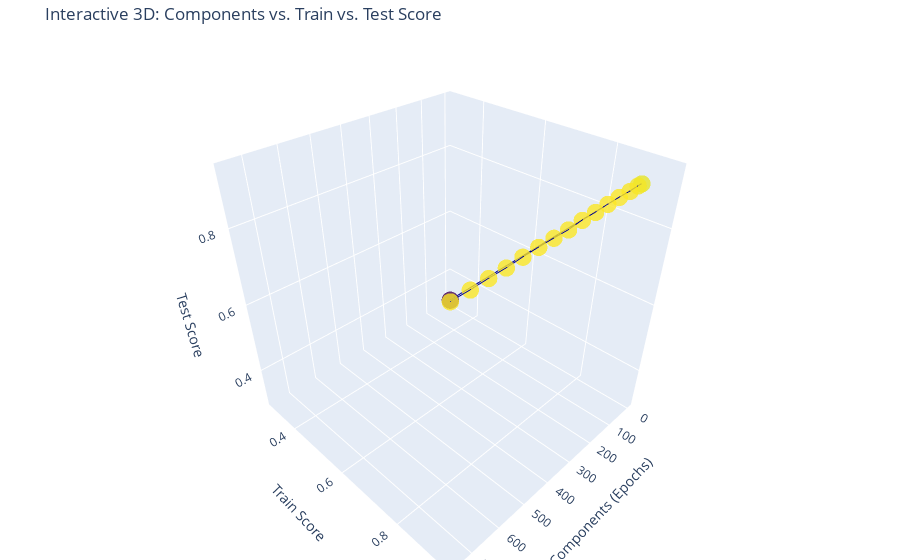

The cell this chart's notebook holds for it:
### Code cell
import plotly.graph_objects as go

# 1. Create the 3D Scatter Plot
fig = go.Figure(data=[go.Scatter3d(
    x=epochs,
    y=pca_train_score,
    z=pca_test_score,
    mode='markers+lines',
    marker=dict(
        size=6,
        color=pca_test_score,    # Color based on test accuracy
        colorscale='Viridis',   # Aesthetic color theme
        opacity=0.8
    ),
    line=dict(
        color='darkblue',
        width=2
    )
)])

# 2. Add Labels
fig.update_layout(
    title='Interactive 3D: Components vs. Train vs. Test Score',
    scene = dict(
        xaxis_title='Components (Epochs)',
        yaxis_title='Train Score',
        zaxis_title='Test Score'
    ),
    margin=dict(l=0, r=0, b=0, t=40)
)

# 3. Render
fig.show()

### Figure 1 — Plotly figure (JSON) as saved in the notebook; plotly's stock layout.template omitted (floating-point values rounded to 4 significant figures)
{"data": [{"line": {"color": "darkblue", "width": 2}, "marker": {"color": [0.3018, 0.9052, 0.919, 0.9235, 0.9262, 0.9275, 0.927, 0.9271, 0.925, 0.9258, 0.926, 0.9257, 0.9247, 0.9251, 0.9247, 0.9246], "colorscale": [[0, "#440154"], [0.1111, "#482878"], [0.2222, "#3e4989"], [0.3333, "#31688e"], [0.4444, "#26828e"], [0.5556, "#1f9e89"], [0.6667, "#35b779"], [0.7778, "#6ece58"], [0.8889, "#b5de2b"], [1, "#fde725"]], "opacity": 0.8, "size": 6}, "mode": "markers+lines", "type": "scatter3d", "x": [1, 51, 101, 151, 201, 251, 301, 351, 401, 451, 501, 551, 601, 651, 701, 751], "y": [0.2972, 0.9058, 0.9205, 0.9274, 0.9298, 0.9324, 0.9342, 0.9352, 0.9366, 0.9374, 0.9384, 0.9395, 0.9411, 0.942, 0.9433, 0.9435], "z": [0.3018, 0.9052, 0.919, 0.9235, 0.9262, 0.9275, 0.927, 0.9271, 0.925, 0.9258, 0.926, 0.9257, 0.9247, 0.9251, 0.9247, 0.9246]}], "layout": {"margin": {"b": 0, "l": 0, "r": 0, "t": 40}, "scene": {"xaxis": {"title": {"text": "Components (Epochs)"}}, "yaxis": {"title": {"text": "Train Score"}}, "zaxis": {"title": {"text": "Test Score"}}}, "title": {"text": "Interactive 3D: Components vs. Train vs. Test Score"}}}
